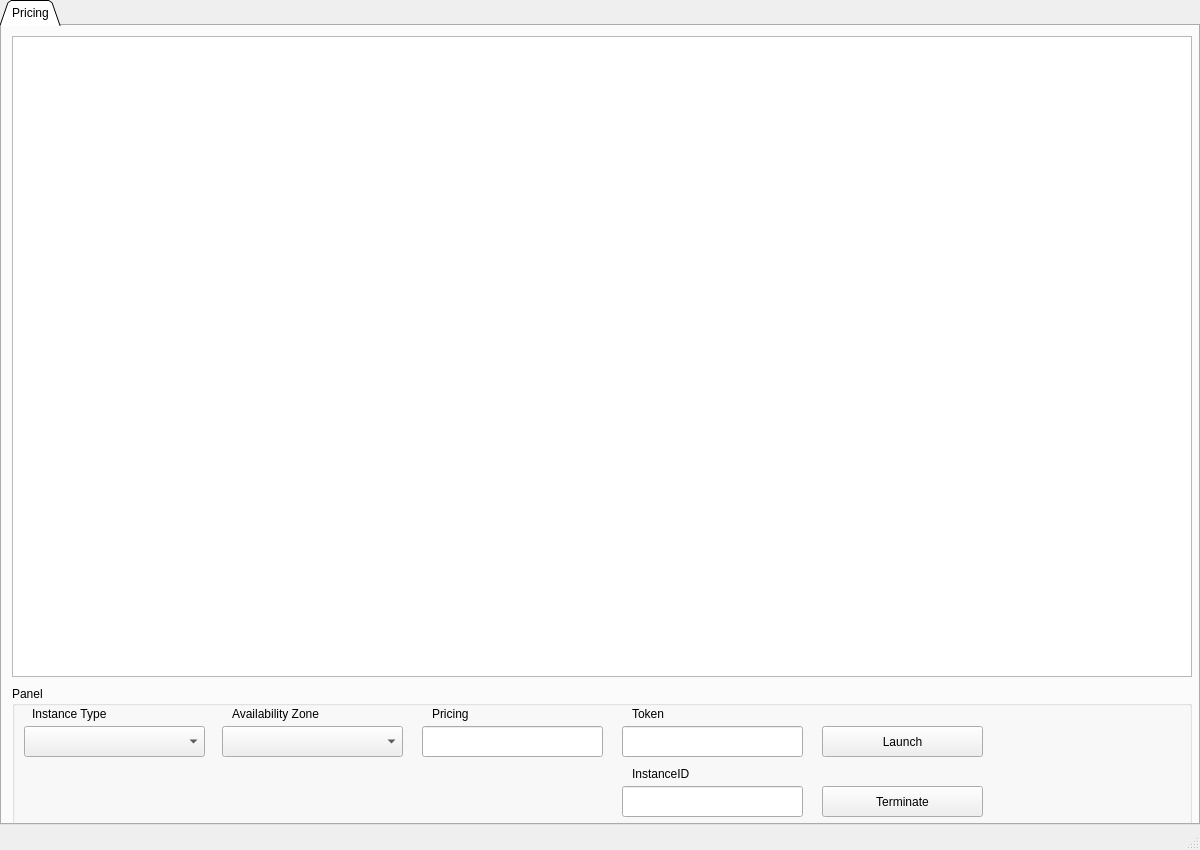
<?xml version="1.0" encoding="UTF-8"?>
<ui version="4.0">
 <class>MainWindow</class>
 <widget class="QMainWindow" name="MainWindow">
  <property name="geometry">
   <rect>
    <x>0</x>
    <y>0</y>
    <width>1200</width>
    <height>850</height>
   </rect>
  </property>
  <property name="windowTitle">
   <string>Burette</string>
  </property>
  <property name="windowOpacity">
   <double>0.000000000000000</double>
  </property>
  <widget class="QWidget" name="container">
   <widget class="QTabWidget" name="tabs">
    <property name="geometry">
     <rect>
      <x>0</x>
      <y>0</y>
      <width>1200</width>
      <height>825</height>
     </rect>
    </property>
    <property name="tabShape">
     <enum>QTabWidget::Triangular</enum>
    </property>
    <property name="currentIndex">
     <number>0</number>
    </property>
    <widget class="QWidget" name="tabPricing">
     <attribute name="title">
      <string>Pricing</string>
     </attribute>
     <widget class="QGroupBox" name="memGroup">
      <property name="geometry">
       <rect>
        <x>10</x>
        <y>660</y>
        <width>1180</width>
        <height>141</height>
       </rect>
      </property>
      <property name="title">
       <string>Panel</string>
      </property>
      <widget class="QPushButton" name="memBtn">
       <property name="geometry">
        <rect>
         <x>810</x>
         <y>40</y>
         <width>161</width>
         <height>31</height>
        </rect>
       </property>
       <property name="text">
        <string>Launch</string>
       </property>
      </widget>
      <widget class="QComboBox" name="comboBox">
       <property name="geometry">
        <rect>
         <x>12</x>
         <y>40</y>
         <width>181</width>
         <height>31</height>
        </rect>
       </property>
      </widget>
      <widget class="QComboBox" name="comboBox_2">
       <property name="geometry">
        <rect>
         <x>210</x>
         <y>40</y>
         <width>181</width>
         <height>31</height>
        </rect>
       </property>
      </widget>
      <widget class="QLineEdit" name="lineEdit">
       <property name="geometry">
        <rect>
         <x>410</x>
         <y>40</y>
         <width>181</width>
         <height>31</height>
        </rect>
       </property>
      </widget>
      <widget class="QPushButton" name="memBtn_2">
       <property name="geometry">
        <rect>
         <x>810</x>
         <y>100</y>
         <width>161</width>
         <height>31</height>
        </rect>
       </property>
       <property name="text">
        <string>Terminate</string>
       </property>
      </widget>
      <widget class="QLabel" name="label">
       <property name="geometry">
        <rect>
         <x>20</x>
         <y>20</y>
         <width>91</width>
         <height>16</height>
        </rect>
       </property>
       <property name="text">
        <string>Instance Type</string>
       </property>
      </widget>
      <widget class="QLabel" name="label_2">
       <property name="geometry">
        <rect>
         <x>220</x>
         <y>20</y>
         <width>101</width>
         <height>16</height>
        </rect>
       </property>
       <property name="text">
        <string>Availability Zone</string>
       </property>
      </widget>
      <widget class="QLabel" name="label_3">
       <property name="geometry">
        <rect>
         <x>420</x>
         <y>20</y>
         <width>91</width>
         <height>16</height>
        </rect>
       </property>
       <property name="text">
        <string>Pricing</string>
       </property>
      </widget>
      <widget class="QLineEdit" name="lineEdit_2">
       <property name="geometry">
        <rect>
         <x>610</x>
         <y>40</y>
         <width>181</width>
         <height>31</height>
        </rect>
       </property>
      </widget>
      <widget class="QLabel" name="label_4">
       <property name="geometry">
        <rect>
         <x>620</x>
         <y>20</y>
         <width>91</width>
         <height>16</height>
        </rect>
       </property>
       <property name="text">
        <string>Token</string>
       </property>
      </widget>
      <widget class="QLabel" name="label_5">
       <property name="geometry">
        <rect>
         <x>620</x>
         <y>80</y>
         <width>91</width>
         <height>16</height>
        </rect>
       </property>
       <property name="text">
        <string>InstanceID</string>
       </property>
      </widget>
      <widget class="QLineEdit" name="lineEdit_3">
       <property name="geometry">
        <rect>
         <x>610</x>
         <y>100</y>
         <width>181</width>
         <height>31</height>
        </rect>
       </property>
      </widget>
     </widget>
     <widget class="QTableView" name="tableView">
      <property name="geometry">
       <rect>
        <x>10</x>
        <y>10</y>
        <width>1180</width>
        <height>641</height>
       </rect>
      </property>
     </widget>
    </widget>
   </widget>
  </widget>
  <widget class="QStatusBar" name="statusbar"/>
 </widget>
 <resources/>
 <connections/>
</ui>
